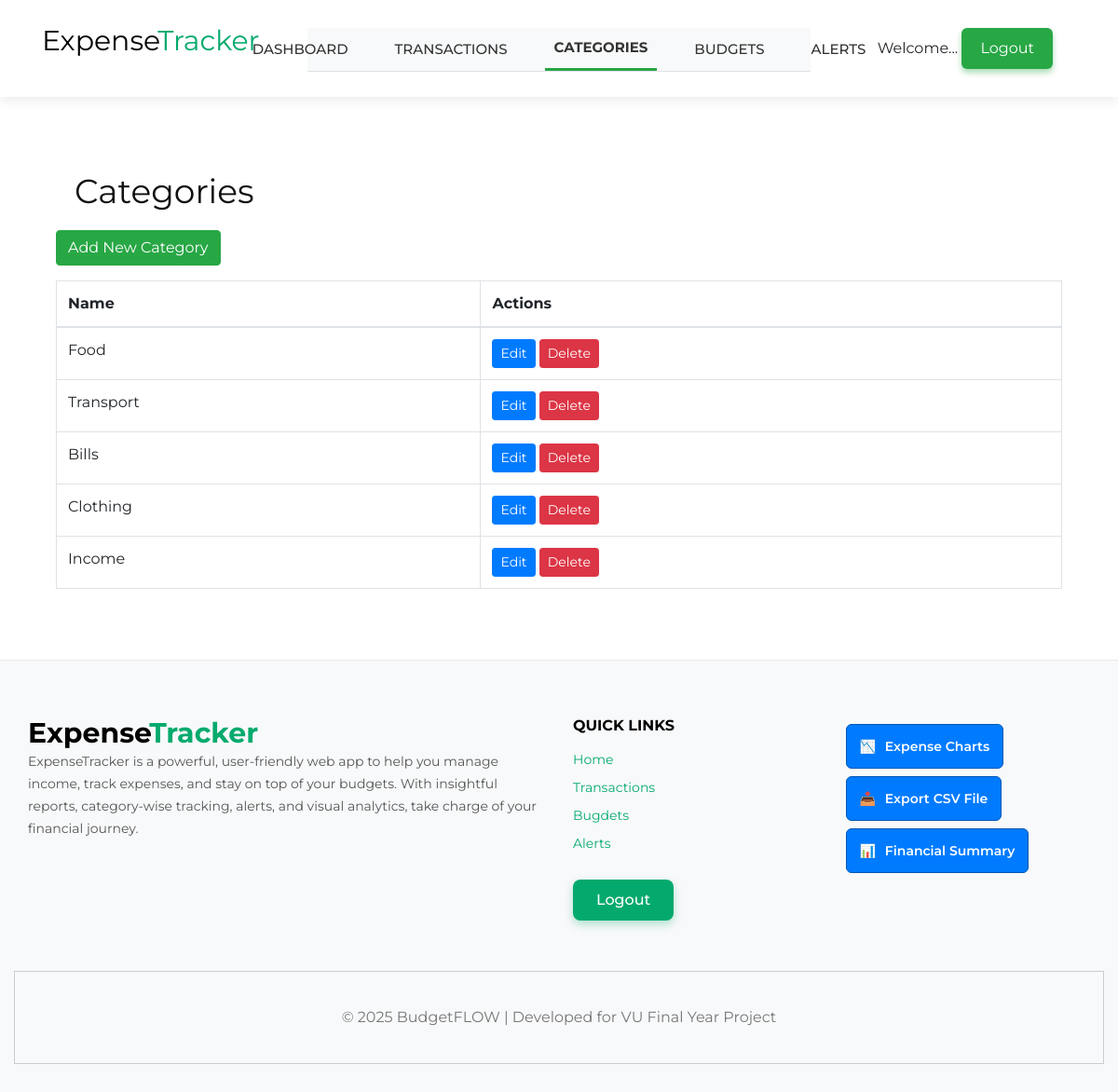
/categories/ (signed in), run on an earlier commit of the app's database.
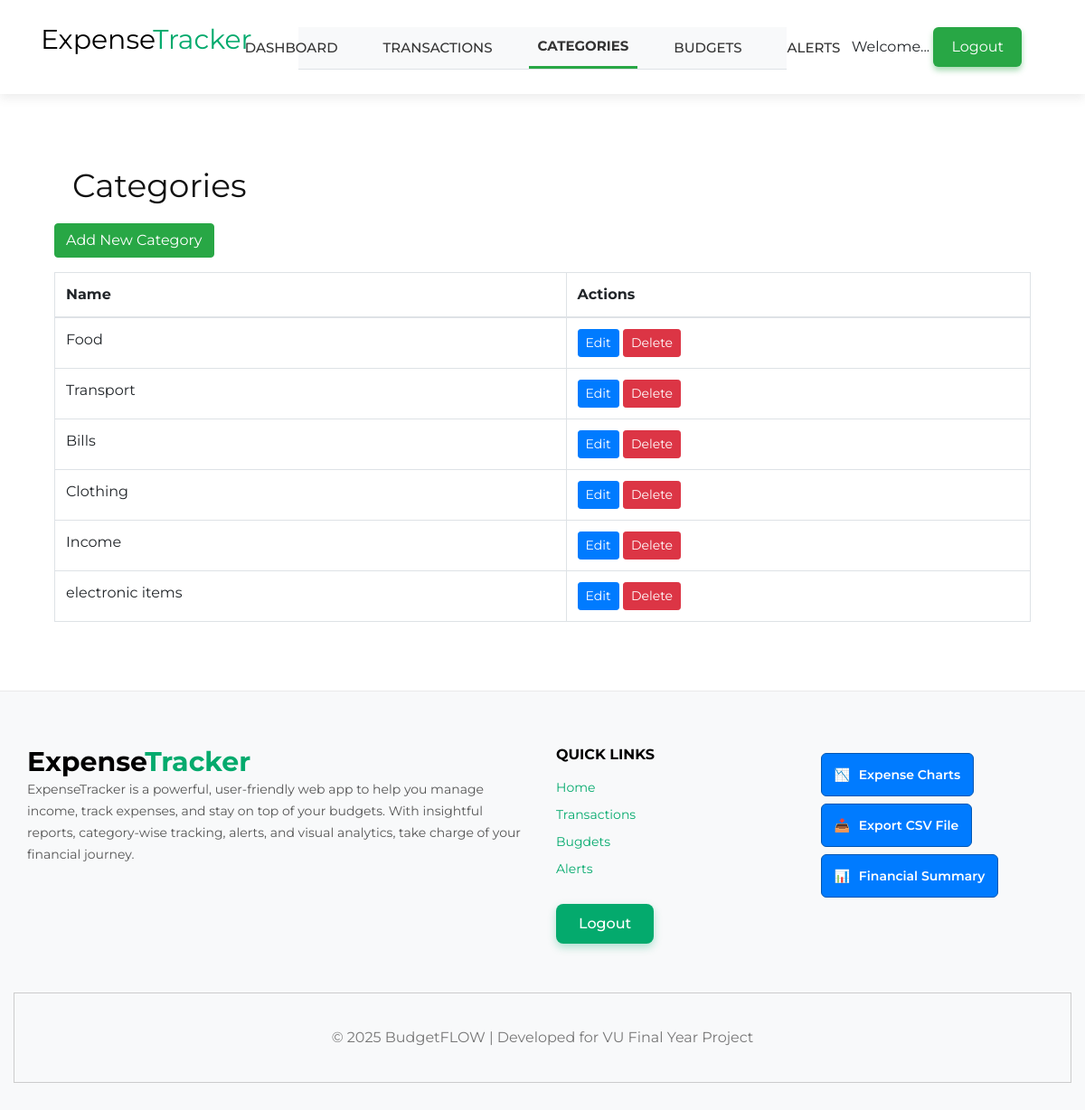
And on a later commit of the database.
### BudgetFlow/models.py (models this page shows, shortened)
class Category(models.Model):
    name = models.CharField(max_length=100)

### BudgetFlow/views.py (the view)
# urls.py: path('categories/', views.category_list, name='category_list'),
@login_required
def category_list(request):
    categories = Category.objects.all()
    return render(request, 'BudgetFlow/category_list.html', {'categories': categories, 'page': 'Categories'})

### BudgetFlow/templates/BudgetFlow/category_list.html
{% extends 'main.html' %}
{% block content %}
<div  style="padding: 60px;">
<h2 style="padding: 20px;">Categories</h2>
<a href="{% url 'category_create' %}" class="btn btn-success mb-3">Add New Category</a>
<table class="table table-bordered">
  <thead>
    <tr>
      <th>Name</th>
      <th>Actions</th>
    </tr>
  </thead>
  <tbody>
    {% for category in categories %}
      <tr>
        <td>{{ category.name }}</td>
        <td>
          <a href="{% url 'category_update' category.pk %}" class="btn btn-sm btn-primary">Edit</a>
          <a href="{% url 'category_delete' category.pk %}" class="btn btn-sm btn-danger">Delete</a>
        </td>
      </tr>
    {% empty %}
      <tr><td colspan="2">No categories found.</td></tr>
    {% endfor %}
  </tbody>
</table>
</div>
{% endblock %}

What changed in the data, as far as the page shows it:
added Category: name "electronic items"
